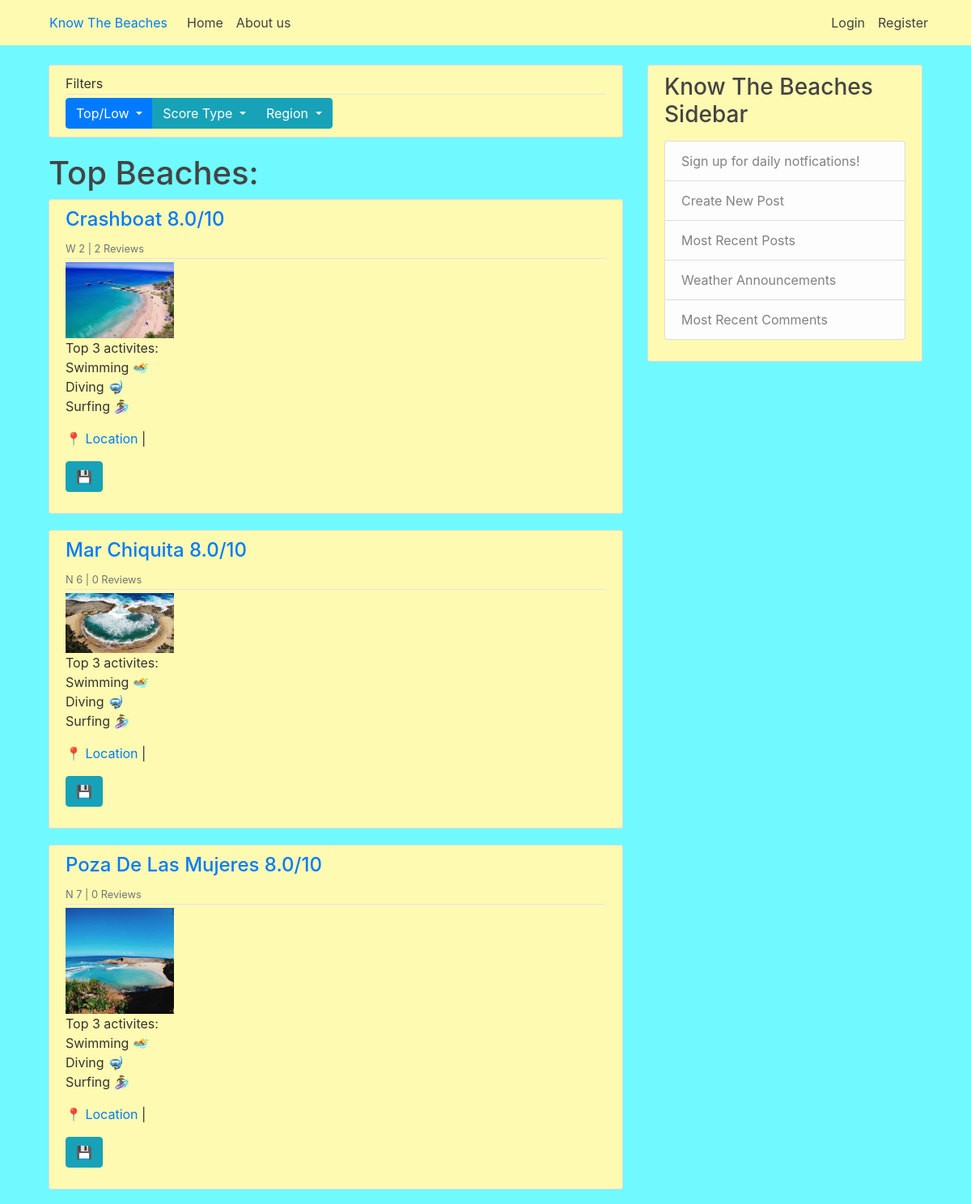
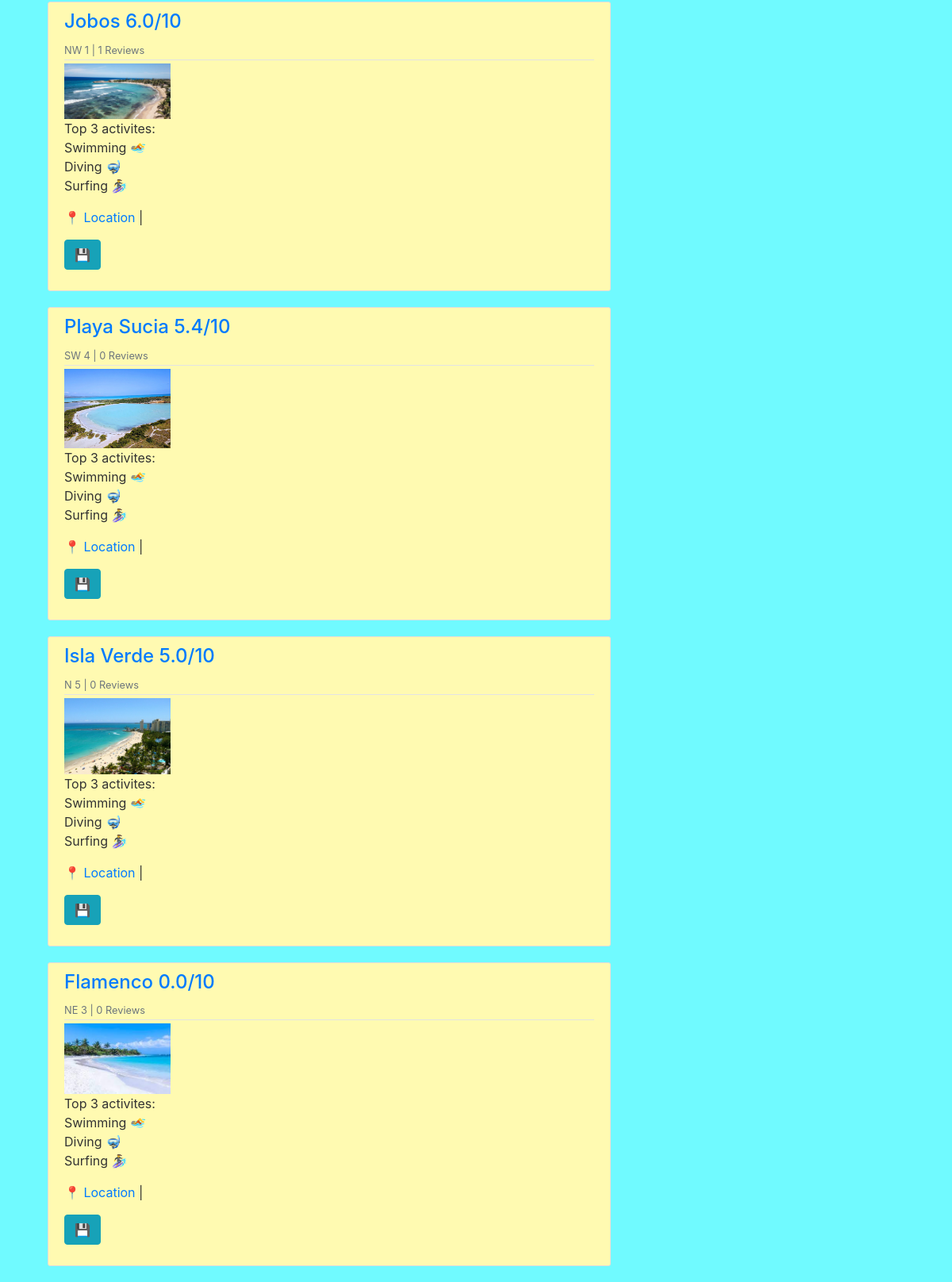
The page / on the database its author committed (2 pictures, top to bottom).
### beach/models.py (models this page shows, shortened)
class Beach(models.Model):
    name = models.CharField(max_length = 60)
    img = models.ImageField(upload_to='beach_pic', null = True)
    region = models.CharField(max_length = 2, choices=CHOICE_REGIONS) # N, NE, E, SE, S, SW, W, NW
    overallRating = models.DecimalField(max_digits=3, decimal_places=1, null = True)
    swimRating = models.DecimalField(max_digits=3, decimal_places=1, null = True)
    diveRating = models.DecimalField(max_digits=3, decimal_places=1, null = True)
    surfRating = models.DecimalField(max_digits=3, decimal_places=1, null = True)
    loungeRating = models.DecimalField(max_digits=3, decimal_places=1, null = True)
    boatRating = models.DecimalField(max_digits=3, decimal_places=1, null = True)
    isCleanRating = models.DecimalField(max_digits=3, decimal_places=1, null = True)
    safetyRating = models.DecimalField(max_digits=3, decimal_places=1, null = True)
    lifeguardRating = models.CharField(max_length = 3, choices=CHOICE_AVAILABLE, default= 'No')

### home/views.py (the view)
# urls.py: path('', views.home, name = 'home'),
def home(request):
    beachesCommentAmount = {}
    for beach in topOverallBeaches:
        beachesCommentAmount[str(beach.name)] = Comment.objects.filter(beach__name=beach.name).count()
    context = {
        'topOverallBeaches' : topOverallBeaches,
        'beachesCommentAmount' : beachesCommentAmount,
    }
    return render(request, 'home/home.html', context)

### templates/home/home.html (shortened to what this page needs)
{% extends "base.html" %}
{% block content %}
<article class="media content-section">
  <div class="media-body">
    <div class="article-metadata">
      Filters
    </div>
    <div>
      <div class="btn-group" role="group" aria-label="Button Group with Dropdown">
        <div class="btn-group">
          <button class="btn btn-primary dropdown-toggle" type="button" id="dropdownMenuButton1" data-toggle="dropdown" aria-haspopup="true" aria-expanded="false">
            Top/Low
          </button>
        </div>
        <div class="btn-group">
          <button class="btn btn-info dropdown-toggle" type="button" id="dropdownMenuButton2" data-toggle="dropdown" aria-haspopup="true" aria-expanded="false">
            Score Type
          </button>
        </div>
        <div class="btn-group">
          <button class="btn btn-info dropdown-toggle" type="button" id="dropdownMenuButton3" data-toggle="dropdown" aria-haspopup="true" aria-expanded="false">
            Region
          </button>
      </div>
    </div>
  </div>
</article>
<h1>Top Beaches: </h1>
<div>
    {% for beach in topOverallBeaches %}
    <article class="media content-section">
        <div class="media-body">
          <div class="article-metadata">
            <h4><a class="mr-2" href="{% url 'beach' beach.name %}">{{ beach.name | title}} {{ beach.overallRating }}/10 </a> </h4>
            <div><small class="text-muted">{{ beach.region }} {{beach.id}} | {{ beachesCommentAmount|get:beach.name}} Reviews</small></div>
          </div>
          <div>
            <img src="{{beach.img.url}}" alt="image not found" width="20%">
          </div>
          <div>
            <p class="article-content">Top 3 activites: <br> Swimming 🏊 <br> Diving 🤿 <br> Surfing 🏄‍♀️ </p>
            <p class="article-content"><a href="/#">📍 Location </a> | <form action="add/{{beach.name}}"><button class="btn btn-info" type="btn">💾</button></form></p>
          </div>
        </div>
      </article>
  {% endfor %}
</div>
{% endblock content %}

### beach/static/beach/main.css (style rules this page uses)
body { background: #70faff; color: #333333; margin-top: 5rem; }
h1, h2, h3, h4, h5, h6 { color: #444444; }
.content-section { background: #fffab1; padding: 10px 20px; border: 1px solid #dddddd; border-radius: 3px; margin-bottom: 20px; }
.article-content { white-space: pre-line; }
.article-metadata { padding-bottom: 1px; margin-bottom: 4px; border-bottom: 1px solid #e3e3e3 }

### rows shown on the page
Beach: name "Crashboat", overallRating "8.0", region "W", id "2", name "2", img (picture)
Beach: name "Mar Chiquita", overallRating "8.0", region "N", id "6", name "0", img (picture)
Beach: name "Poza De Las Mujeres", overallRating "8.0", region "N", id "7", name "0", img (picture)
Beach: name "Jobos", overallRating "6.0", region "NW", id "1", name "1", img (picture)
Beach: name "Playa Sucia", overallRating "5.4", region "SW", id "4", name "0", img (picture)
Beach: name "Isla Verde", overallRating "5.0", region "N", id "5", name "0", img (picture)
Beach: name "Flamenco", overallRating "0.0", region "NE", id "3", name "0", img (picture)
